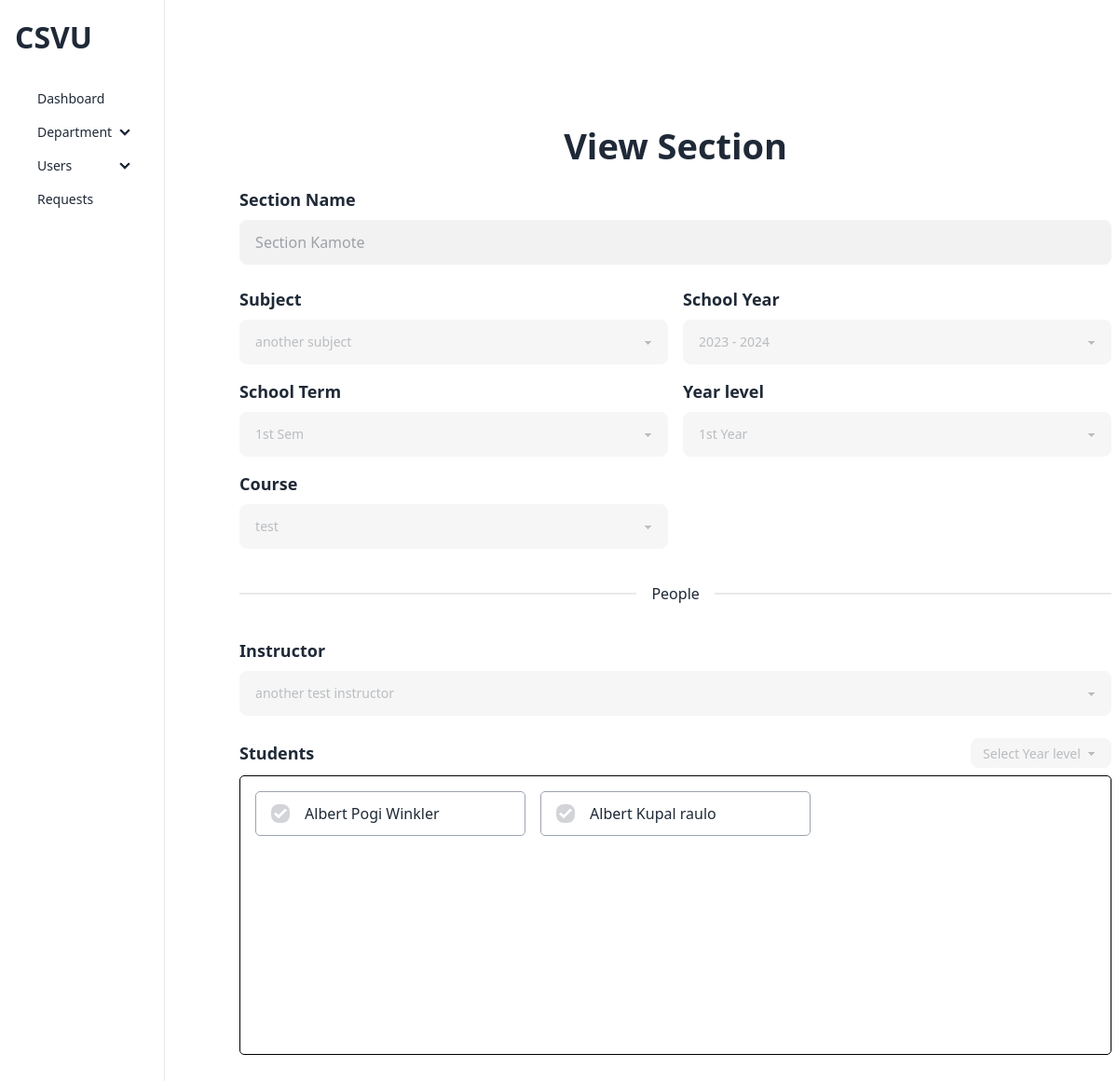
/admin/views/view/section.php?id=6 (signed in), run on the app's committed database.
### tables this page shows
CREATE TABLE `ap_sections` (
  `id` int(11) NOT NULL,
  `name` varchar(255) NOT NULL,
  `subject` int(11) NOT NULL,
  `school_year` int(11) NOT NULL,
  `term` varchar(255) NOT NULL,
  `year_level` varchar(255) NOT NULL,
  `course` int(11) NOT NULL,
  `instructor` int(11) NOT NULL
);

CREATE TABLE `ap_subjects` (
  `id` int(11) NOT NULL,
  `course` int(11) NOT NULL,
  `year_level` varchar(255) NOT NULL,
  `name` varchar(255) NOT NULL,
  `units` int(11) NOT NULL,
  `credits_units` int(11) NOT NULL,
  `term` varchar(255) NOT NULL
);

CREATE TABLE `ap_school_year` (
  `id` int(11) NOT NULL,
  `school_year` varchar(255) NOT NULL
);

CREATE TABLE `ap_courses` (
  `id` int(11) NOT NULL,
  `course` varchar(255) NOT NULL,
  `course_code` int(11) NOT NULL
);

CREATE TABLE `ap_section_students` (
  `id` int(11) NOT NULL,
  `section_id` int(11) NOT NULL,
  `student_id` int(11) NOT NULL
);

### admin/views/view/section.php (the view, shortened to what this page needs)
<?php
require("../../../configuration/config.php");
require_once("../../../components/header.php");
$id = $dbCon->real_escape_string($_GET['id']) ? $dbCon->real_escape_string($_GET['id']) : header("Location: ../manage-sections.php");
$sectionQuery = "SELECT
    ap_sections.id,
    ap_sections.name AS sectionName,
    ap_sections.term AS term,
    ap_sections.year_level AS yearLevel,
    ap_subjects.name AS subjectName,
    ap_school_year.school_year AS schoolYear,
    ap_courses.course AS courseName,
    ap_courses.course_code AS courseCode,
    CONCAT(ap_userdetails.firstName, ' ', ap_userdetails.middleName, ' ', ap_userdetails.lastName) AS instructorName
    FROM ap_sections
    INNER JOIN ap_subjects ON ap_sections.subject = ap_subjects.id
    INNER JOIN ap_school_year ON ap_sections.school_year = ap_school_year.id
    INNER JOIN ap_courses ON ap_sections.course = ap_courses.id
    INNER JOIN ap_userdetails ON ap_sections.instructor = ap_userdetails.id
    WHERE ap_sections.id = $id";
$studentsQuery = "SELECT
    ap_section_students.id,
    ap_section_students.student_id AS studentId,
    CONCAT(ap_userdetails.firstName, ' ', ap_userdetails.middleName, ' ', ap_userdetails.lastName) AS studentName
    FROM
    ap_section_students
    INNER JOIN ap_userdetails ON ap_section_students.student_id = ap_userdetails.id
    WHERE ap_section_students.section_id = $id
";
$sectionResult = $dbCon->query($sectionQuery);
$sectionResult = $sectionResult->fetch_assoc();
$studentsResult = $dbCon->query($studentsQuery);
?>
<main class="w-screen h-screen overflow-x-hidden flex">
    <?php require_once("../../layout/sidebar.php")  ?>
    <section class="w-full px-4 h-full">
        <?php require_once("../../layout/topbar.php") ?>
        <div class="w-full h-full">
            <div class="flex justify-center items-center flex-col p-8">
                <h2 class="text-[38px] font-bold mb-4">View Section</h2>
                <form class="flex flex-col gap-[24px]  px-[32px]  w-[1000px] mb-auto flex">
                    <label class="flex flex-col gap-2">
                        <span class="font-bold text-[18px]">Section Name</span>
                        <input class="input input-bordered" value="<?= $sectionResult['sectionName'] ?>" disabled />
                    </label>
                    <div class="grid grid-cols-2 gap-4">
                        <label class="flex flex-col gap-2">
                            <span class="font-bold text-[18px]">Subject</span>
                            <select class="select select-bordered" disabled>
                                <option value="<?= $sectionResult['subjectName'] ?>" selected><?= $sectionResult['subjectName'] ?></option>
                            </select>
                        </label>
                        <label class="flex flex-col gap-2">
                            <span class="font-bold text-[18px]">School Year</span>
                            <select class="select select-bordered" disabled>
                                <option value="<?= $sectionResult['schoolYear'] ?>" selected><?= $sectionResult['schoolYear'] ?></option>
                            </select>
                        </label>
                        <label class="flex flex-col gap-2">
                            <span class="font-bold text-[18px]">School Term</span>
                            <select class="select select-bordered" disabled>
                                <option value="<?= $sectionResult['term'] ?>" selected><?= $sectionResult['term'] ?></option>
                            </select>
                        </label>
                        <label class="flex flex-col gap-2">
                            <span class="font-bold text-[18px]">Year level</span>
                            <select class="select select-bordered" disabled>
                                <option value="<?= $sectionResult['yearLevel'] ?>" selected><?= $sectionResult['yearLevel'] ?></option>
                            </select>
                        </label>
                        <label class="flex flex-col gap-2">
                            <span class="font-bold text-[18px]">Course</span>
                            <select class="select select-bordered" disabled>
                                <option value="<?= $sectionResult['courseName'] ?>" selected><?= $sectionResult['courseName'] ?></option>
                            </select>
                        </label>
                    </div>
                    <div class="divider">People</div>
                    <label class="flex flex-col gap-2">
                        <span class="font-bold text-[18px]">Instructor</span>
                        <select class="select select-bordered" disabled>
                            <option value="<?= $sectionResult['instructorName'] ?>"><?= $sectionResult['instructorName'] ?></option>
                        </select>
                    </label>
                    <label class="flex flex-col gap-2">
                        <div class="flex justify-between items-center">
                            <span class="font-bold text-[18px]">Students</span>
                            <label class="flex flex-col gap-2">
                                <select class="select select-bordered select-sm" disabled>
                                    <option value="" selected>Select Year level</option>
                                </select>
                            </label>
                        </div>
                        <div class="border border-black rounded-[5px] w-full h-[300px] grid grid-cols-3 gap-4 p-4 overflow-y-scroll ">
                            <?php while ($student = $studentsResult->fetch_assoc()) { ?>
                                <div class="h-[48px] flex gap-4 justify-start px-4 items-center  gap-4 border border-gray-400 rounded-[5px]">
                                    <input type="checkbox" class="checkbox checkbox-sm" checked disabled />
                                    <span><?= $student['studentName'] ?></span>
                                </div>
                            <?php } ?>
                        </div>
                    </label>
                </form>
            </div>
        </div>
    </section>
</main>

### components/header.php (shortened to what this page needs)
<!DOCTYPE html>
<html lang="en">
<head>
    <link href="https://cdn.jsdelivr.net/npm/daisyui@4.5.0/dist/full.min.css" rel="stylesheet" type="text/css" />
    <script src="https://cdn.tailwindcss.com"></script>
    <link href='https://unpkg.com/boxicons@2.1.4/css/boxicons.min.css' rel='stylesheet'>
</head>
<body>

### admin/layout/sidebar.php (shortened to what this page needs)
 <?php
    $currentDir = dirname($_SERVER['PHP_SELF']);
    $FirstDir = explode('/', trim($currentDir, '/'));
    $rootFolder = "//".$_SERVER['SERVER_NAME'] . "/".$FirstDir['0']."/admin/views";
?>
<aside class="w-[320px] border-r  p-4 flex flex-col gap-4 justify-between sticky top-0">
    <div class="h-full">
        <h1 class="text-[32px] font-bold">CSVU</h1>
        <nav class="my-4 h-full ">
            <ul class="menu">
                <li><a href="../dashboard" >Dashboard</a></li>
                <li>
                    <details>
                        <summary>Department</summary>
                    </details>
                </li>
                <li>
                    <details>
                        <summary>Users</summary>
                    </details>
                </li>
                <li><a href="<?php echo $rootFolder;?>/grade-request">Requests</a></li>
            </ul>
        </nav>
    </div>
</aside>

### admin/layout/topbar.php (shortened to what this page needs)
<div class="navbar bg-base-100 flex justify-between items-center my-4">
</div>

### data on the page
ap_sections: name "Section Kamote", subject.name "another subject", school_year.school_year "2023 - 2024", term "1st Sem", year_level "1st Year", course.course "test"
ap_section_students: studentName "Albert Pogi Winkler"
ap_section_students: studentName "Albert Kupal raulo"

### other printed values
form field value "another test instructor"
